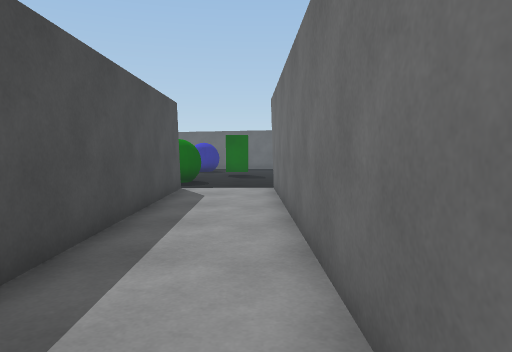
[1] (above)

19 first-person views from a walk through a scene from a Unity 3-D project. The camera is 1.2 m above the floor, tilts 4° down and sees 70° across. The floor is counted in squares, 1 m on a side. Each view is taken from the middle of a square. On the plan, view 1 faces up. The plan holds only what a view shows up to about 15 squares ahead; the rest is blank. The place goes on beyond the plan. The player is left out. Surface patterns are stand-ins for the level's own textures.

[2]
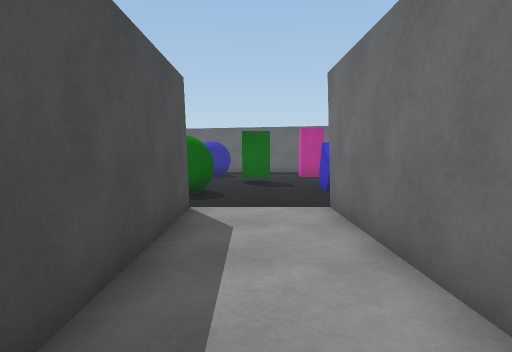

[3]
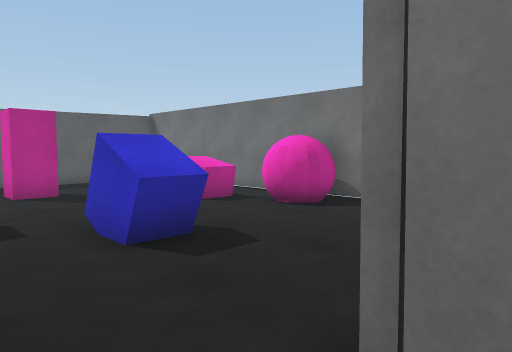

[4]
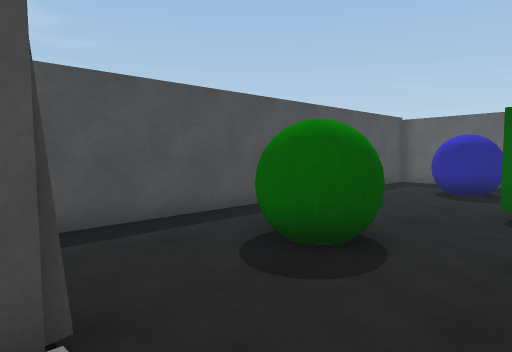

[5]
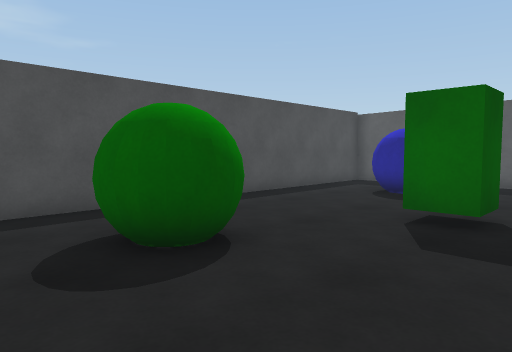

[6]
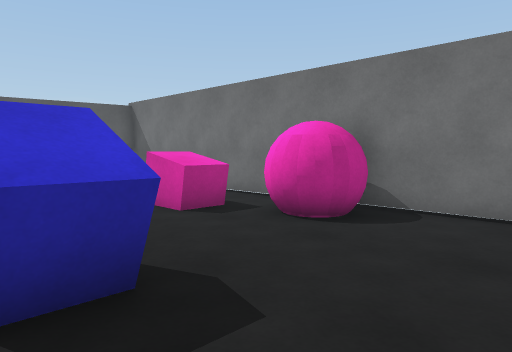

[7]
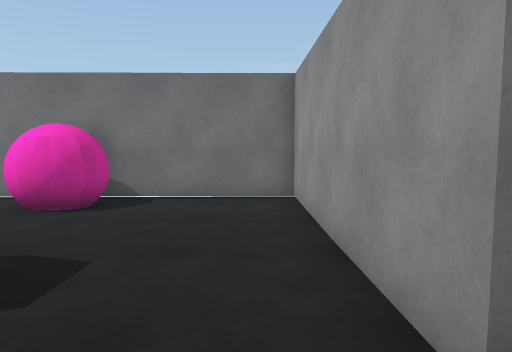

[8]
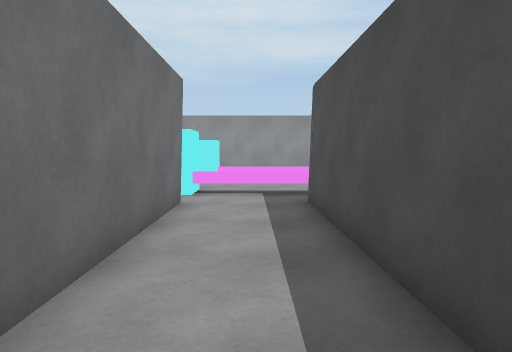

[9]
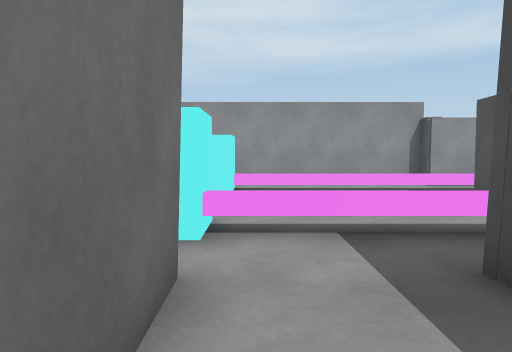

[10]
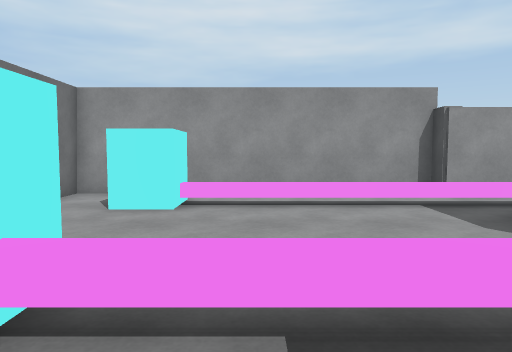

[11]
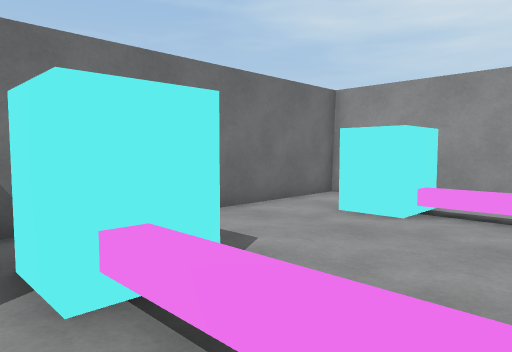

[12]
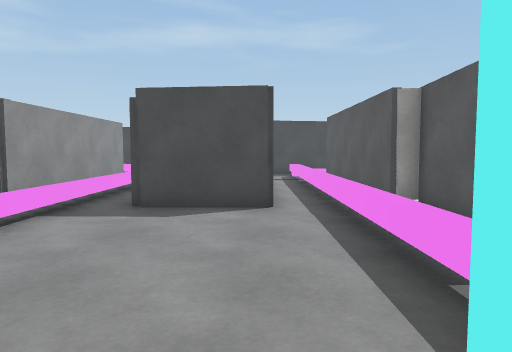

[13]
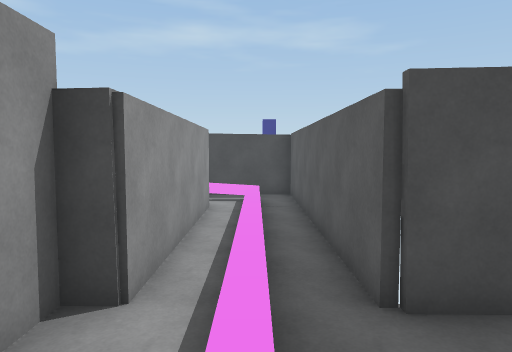

[14]
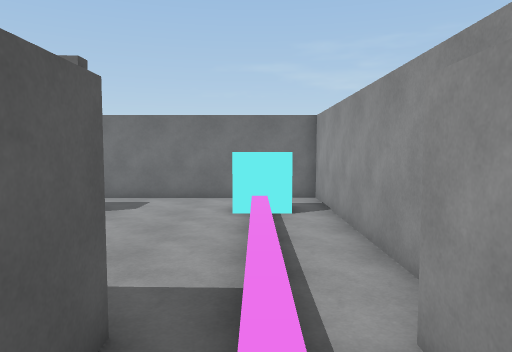

[15]
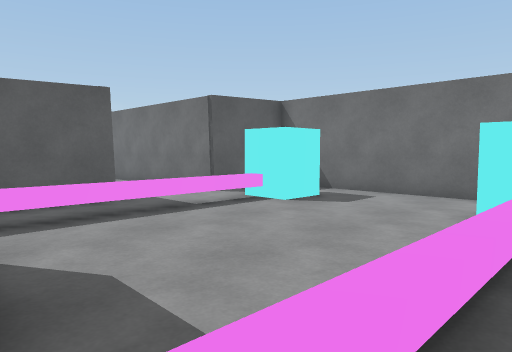

[16]
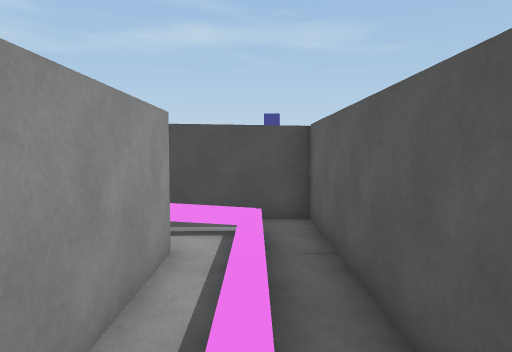

[17]
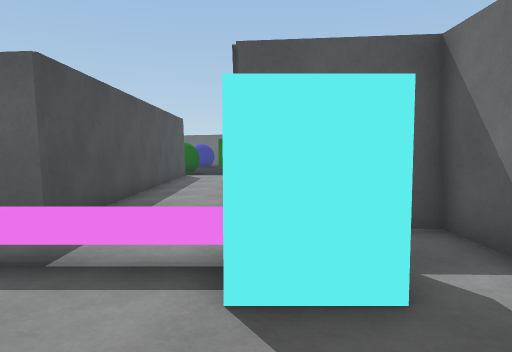

[18]
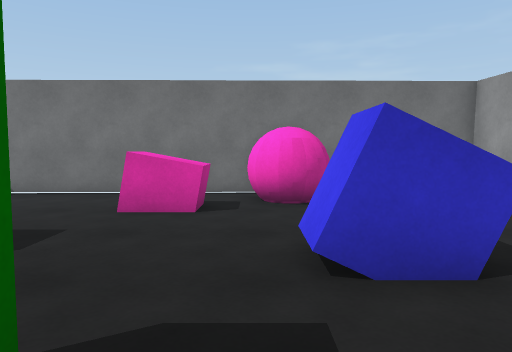

[19]
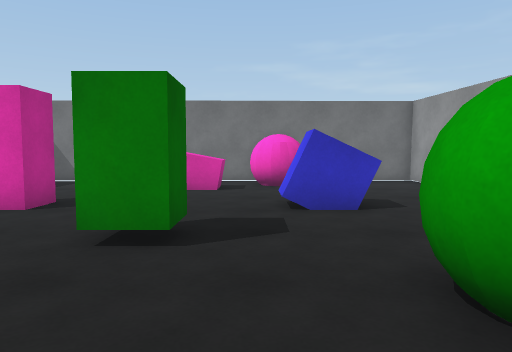

### Floor plan
Key: @ floor where view 1 was taken; # wall or solid block; . main floor; : floor 0.25 m higher than the main floor; / step, stairs or slope; = window, fence, low wall or low ledge; O other object.
Columns run from 16 left of view 1 to 8 right of it. Each row starts with its distance up from view 1.
 22          #..............#
 21          #..............#
 20          #.....O.....OO.#
 19          #.....O.....OO.#
 18          #............OO#
 17          #...O...OO...OO#
 16          #..OOO..OO....O#
 15          #..OO..........#
 14          #..............#
 13          #..............#
 12              #...########
 11              #:::#
 10              #:::#
  9              ##::#
  8               #::#
  7               #::#
  6               #::#
  5               #::#
  4               #::#
  3               #::#
  2               #::#
  1               #::#
  0           #####:@####
 -1    ########:::::::::#
 -2    ==============##:#
 -3    ::::::::::::::OO:#
 -4           #:::::::::#
 -5           #:::::::::#
 -6           #:::::::::#
 -7 ###########::::::OO:#
 -8 #:///////////////O :#
 -9 #::::::::::::::::O :#
-10 #:=##################

Where each view was taken, in squares from view 1:
view 1: 0 up, 0 right, facing up
view 2: 4 up, 1 left, facing up
view 3: 11 up, 1 left, facing up-right
view 4: 11 up, 0 right, facing up-left
view 5: 13 up, 1 right, facing up-left
view 6: 13 up, 1 right, facing up-right
view 7: 13 up, 1 left, facing right
view 8: 8 up, 1 left, facing down
view 9: 3 up, 0 right, facing down
view 10: 0 up, 1 left, facing down
view 11: 1 down, 2 left, facing down-right
view 12: 4 down, 2 right, facing left
view 13: 8 down, 2 left, facing left
view 14: 8 down, 9 left, facing right
view 15: 9 down, 6 left, facing up-right
view 16: 8 down, 7 left, facing left
view 17: 6 down, 1 right, facing up
view 18: 18 up, 2 left, facing right
view 19: 18 up, 6 left, facing right
